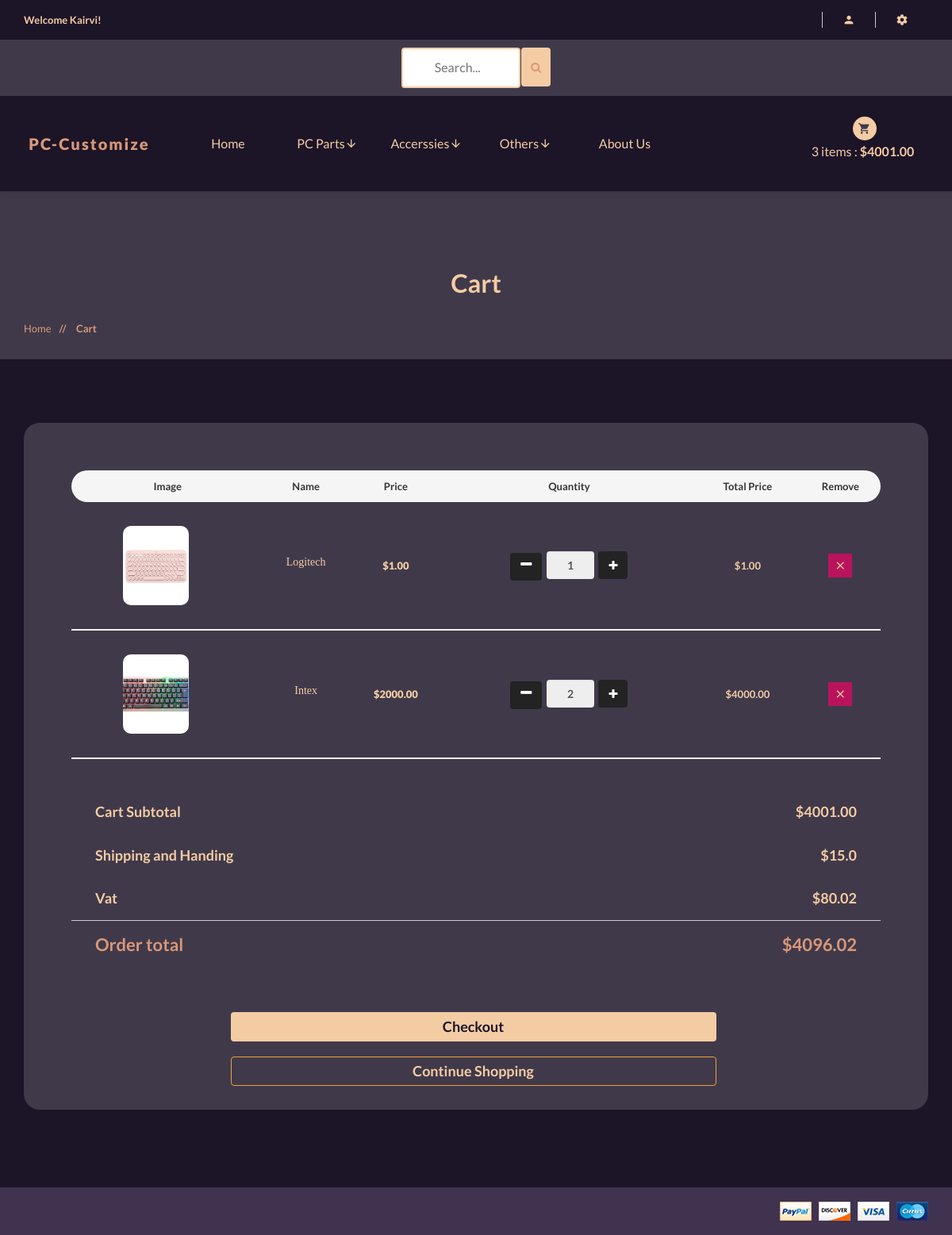
The page /cart/ (signed in) on the database its author committed.
### accounts/models.py (models this page shows, shortened)
class Account(AbstractBaseUser):
    first_name = models.CharField(max_length=50)
    last_name = models.CharField(max_length=50)
    username = models.CharField(max_length=50, unique=True)
    email = models.EmailField(max_length=100, unique=True)
    Phone_number = models.CharField(max_length=50)
    is_admin = models.BooleanField(default=False)
    is_staff = models.BooleanField(default=False)
    is_active = models.BooleanField(default=False)
    is_superadmin = models.BooleanField(default=False)
    date_joined_for_format = models.DateTimeField(auto_now_add=True)
    last_login_for_format  = models.DateTimeField(auto_now_add=True)
    USERNAME_FIELD = 'email'
    REQUIRED_FIELDS = ['username', 'first_name', 'last_name']
    objects = AccountManger()

### cart/models.py (models this page shows, shortened)
class CartItem(models.Model):
    user = models.ForeignKey(Account, on_delete=models.CASCADE, null=True )
    product = models.ForeignKey(Product, on_delete=models.CASCADE)
    variation = models.ManyToManyField(Variation, blank=True)
    cart = models.ForeignKey(Cart, on_delete=models.CASCADE, null=True)
    quantity = models.IntegerField()
    is_active = models.BooleanField(default=True)
    def sub_total(self):
        return self.product.price * self.quantity

### shop/models.py (models this page shows, shortened)
class Product(models.Model):
    category = models.ForeignKey(Category, on_delete=models.CASCADE)
    name = models.CharField(max_length=100, unique=True)
    slug = models.SlugField(max_length=100, unique=True)
    description = models.TextField(max_length=300, blank=True)
    price = models.DecimalField(max_digits=6, decimal_places=2)
    discount = models.DecimalField(max_digits=6, decimal_places=2, default=0.00)
    image = models.ImageField(upload_to='photos/products')
    stock = models.IntegerField()
    new = models.BooleanField(default=False)
    is_available = models.BooleanField(default=True)
    date_joined_for_format = models.DateTimeField(auto_now_add=True)
    last_login_for_format = models.DateTimeField(auto_now=True)
    def get_prodcut_details_url(self):
        return reverse('shop:product_details', args=[self.category.slug, self.slug])
    class Meta:
        verbose_name_plural = 'Products'
        ordering = ('-date_joined_for_format',)

### cart/views.py (the view)
# urls.py: path('', views.cart, name='cart'),
def cart(request, total_price=0, quantity=0, cart_items=None):
    grand_total = 0
    tax = 0
    try:
        if request.user.is_authenticated:
            cart_items = CartItem.objects.filter(user=request.user, is_active=True)
        else:
            cart = Cart.objects.get(cart_id=_cart_id(request))
            cart_items = CartItem.objects.filter(cart=cart, is_active=True)
        for cart_item in cart_items:
            total_price += (cart_item.product.price * cart_item.quantity)
            quantity += cart_item.quantity
    except ObjectDoesNotExist:
        pass
    tax = round(((2 * total_price)/100), 2)
    grand_total = total_price + tax
    handing = 15.00
    total = float(grand_total) + handing
    context = {
        'total' : total_price,
        'quantity': quantity,
        'cart_items':cart_items,
        'order_total':total,
        'vat' : tax,
        'handing':handing,
    }
    return render(request, 'shop/cart/cart.html', context)

### shop/context_processors.py (called while the page is built)
def category_list(request):
    return {
        'categories' : Category.objects.all(),
    }

### shop/models.py (called while the page is built)
    def get_category_slug_url(self):
        return reverse('shop:categries', args=[self.slug])

### templates/shop/cart/cart.html (shortened to what this page needs)
{% extends 'shop/shop/base.html' %}
{% load static %}
{% block content %}
<div  class="pages-title section-padding">
			<div  class="container">
				<div  style="background:#40394a" class="row">
					<div class="col-xs-12">
						<div class="pages-title-text text-center">
							<h2 style="color:#f4cca4">Cart</h2>
							<ul class="text-left">
								<li><a style="color:#d99879" href="\">Home </a></li>
								<li style="color:#d99879"><span> // </span>Cart</li>
							</ul>
						</div>
					</div>
				</div>
			</div>
		</div>
		{% if not cart_items %}
		<div style="font-size:18px; margin-bottom:300px;margin-top:30px" class="container alert alert-info text-center" role="alert">
		<b>Your Cart Is Empty,&nbsp;&nbsp; <a href="{% url 'shop:shop' %}" style="color:#21094e;text-decoration: underline;">Go To Shop<a></b>
		</div>
		{% else %}
		<section style="background:#1c1427" class="pages cart-page section-padding">
			<div class="container">
				<div class="row">
					<div class="col-xs-12">
						<div style="border-radius:20px;" class="table-responsive padding60">
							<table class="wishlist-table text-center">
								<thead>
									<tr>
										<th style="border-radius:20px 0 0 20px;">Image</th>
										<th>Name</th>
										<th>Price</th>
										<th>quantity</th>
										<th>Total Price</th>
										<th style="border-radius:0 20px 20px 0;">Remove</th>
									</tr>
								</thead>
								<tbody>
                                    {% for cart_item in cart_items %}
									<tr>
										<td class="td-img text-center">
											<a href="{{cart_item.product.get_prodcut_details_url}}"><img style="border-radius:10px;" width="100" height="100" src="{{cart_item.product.image.url}}" alt="Add Product" /></a>
										</td>
										<td>
										<div class="items-dsc">
											<h5><a href="{{cart_item.product.get_prodcut_details_url}}">{{cart_item.product.name}}</a></h5>
										</div>
										</td>
										<td>${{cart_item.product.price}}</td>
										<td>
										<div class="plus-minus" >
										<form style="" action="{% url 'cart:add_cart' cart_item.product.id %}" method="POST">
											<a style="background:#232323;color:#fff;height:35px;margin-top:-5px;width:40px; border-radius: 4px;" href="{% url 'cart:remove_cart' cart_item.product.id cart_item.id %}" ><i class="fa fa-minus"></i></a>
											<input style=" height:35px"  class="form-control" value="{{cart_item.quantity}}" readonly>
											<button style="background:#232323;color:#fff; height:35px; margin-top:-3px " class="btn btn-light" type="submit" id="button-minus"> <i class="fa fa-plus"></i> </button>
											</form>
										</div>
										</td>
										<td >
											<strong style="color:#f4cca4">${{cart_item.sub_total}}</strong>
										</td>
										<td ><a href="{% url 'cart:remove_cart_item' cart_item.product.id cart_item.id %}" ><i style="background:#ba135d;color:#f4cca4" onclick="return confirm('Are you really want delete this?')" class="mdi mdi-close"></i></a></td>
									</tr>
									{% endfor %}
								</tbody>
							</table><br><br><br>
							<div class="cart-form-text pay-details table-responsive">
								<table>
									<tbody style="color:#f4cca4">
										<tr>
											<th style="font-size:18px">Cart Subtotal</th>
											<td style="font-size:18px">${{total}}</td>
										</tr>
										<tr>
											<th style="font-size:18px">Shipping and Handing</th>
											<td style="font-size:18px">${{handing}}</td>
										</tr>
										<tr>
											<th style="font-size:18px">Vat</th>
											<td style="font-size:18px">${{vat}}</td>
										</tr>
									</tbody>
									<tfoot>
										<tr>
											<th style="color:#d99879; font-size:22px" class="tfoot-padd">Order total</th>
											<td style="color:#d99879; font-size:22px" class="tfoot-padd">${{order_total}}</td>
										</tr>
									</tfoot>
								</table>
								<br><br><br>
								<div  class="list-btn text-center">
									<a href="{% url 'orders:checkout' %}" class="btn" style="background:#f4cca4;color:#1c1427; text-transform:capitalize; font-size:18px; width:60%"><b>Checkout</b></a><br><br>
									<a href="{% url 'shop:shop' %}" class="btn btn-warning"    style=" background:none;color:#f4cca4; text-transform:capitalize; font-size:18px; width:60%">continue shopping</a>
								</div>
							</div>
						</div>
					</div>
				</div>
                <br>
			</div>
		</section>
		{% endif %}
{% endblock content %}

### templates/shop/shop/base.html (shortened to what this page needs)
{% load static %}
<!doctype html>
<html class="no-js" lang="">
<head>
    <link rel="stylesheet" href="{% static 'css/bootstrap.min.css' %}">
    <link rel="stylesheet" href="{% static 'css/animate.css' %}">
    <link rel="stylesheet" href="{% static 'css/materialdesignicons.min.css' %}">
    <link rel="stylesheet" href="{% static 'css/jquery.simpleLens.css' %}">
    <link rel="stylesheet" href="{% static 'css/jquery-ui.min.css' %}">
    <link rel="stylesheet" href="{% static 'css/meanmenu.min.css' %}">
    <link rel="stylesheet" href="{% static 'css/nivo-slider.css' %}">
    <link rel="stylesheet" href="{% static 'css/owl.carousel.css' %}">
    <link rel="stylesheet" href="{% static 'css/style.css' %}">
    <link rel="stylesheet" href="{% static 'css/responsive.css' %}">
    <link rel="stylesheet" href="https://cdnjs.cloudflare.com/ajax/libs/font-awesome/4.7.0/css/font-awesome.min.css">
</head>
<body style="background:#40394a">
    <header style="background:#1c1427" class="header-one header-two">
        <div style="background:#1c1427" class="header-top-two">
            <div class="container text-center">
                <div class="row">
                    <div class="col-sm-12">
                        <div class="middel-top">
                            {% if user.id is None %}
                            <div class="left floatleft">
                                <p style="color:#f4cca4"><b>Welcome Everyone..!</b></p>
                            </div>
                            {% else %}
                            <div class="left floatleft">
                                <p style="color:#f4cca4"><b>Welcome {{user.first_name | capfirst}}!</b></p>
                            </div>
                            {% endif %}
                        </div>
                        <div class="middel-top clearfix">
                            <ul class="clearfix right floatright">
                                <li>
                                    <a style="color:#f4cca4" href="#"><i class="mdi mdi-account"></i></a>
                                </li>
                                <li>
                                    <a style="color:#f4cca4" href="#"><i class="mdi mdi-settings"></i></a>
                                </li>
                            </ul>
                            </div>
                        </div>
                    </div>
                </div>
            </div>
        <div style="background:#40394a">
            <div class="container text-center">
                <div class="row">
                    <div class="col-sm-12">
                        <form id="searchh" action="{% url 'shop:search' %}" method="GET">
                        <input  type="text" name="keyword" placeholder="Search...">
                        <button style="height:49px; margin-bottom:6px; background:#f4cca4;margin-left:-1px;border:None "  class="btn btn-warning" type="submit">
                           <i style="color:#d99879" class="fa fa-search"></i>
                        </button>
                        </form>
                    </div>
                </div>
            </div>
        </div>
        <div class="container text-center">
            <div class="row">
                <div class="col-sm-2">
                    <div class="logo">
                        <a style="color:#f4cca4;font-weight: 800;" href="\"><span
                                style="color:#d99879">PC-Customize</a>
                    </div>
                </div>
                <div class="col-sm-8">
                    <div class="header-middel">
                        <div class="mainmenu">
                            <nav >
                                <ul>
                                    <li ><a href="\">Home</a></li>
                                    <li><a href="#">PC Parts<i class="mdi mdi-arrow-down"></i></a>
                                    </li>
                                    <li><a href="#">Accerssies<i class="mdi mdi-arrow-down"></i></a>
                                    </li>
                                    <li><a href="#">Others<i class="mdi mdi-arrow-down"></i></a>
                                    </li>
                                    <li><a href="about.html">About us</a></li>
                                </ul>
                            </nav>
                        </div>
                    </div>
                </div>
                <div class="col-sm-2">
                    <div class="cart-itmes">
                        <a class="cart-itme-a" href="{% url 'cart:cart' %}">
                            <i class="mdi mdi-cart"></i>
                            {{quantityyy}} items : <strong>${{totalll}}</strong>
                        </a>
                    </div>
                </div>
            </div>
        </div>
    </header>
    <br>
    {% block content %}
    {% endblock content %}
    <footer>
        <div  style="background:#3f3350" class="footer-bottom">
            <div class="container">
                <div class="row">
                    <div class="col-xs-12 col-sm-6">
                    </div>
                    <div class="col-xs-12 col-sm-6 text-right">
                        <a href="#"><img src="{% static 'img/footer/payment.png' %}" alt="" /></a>
                    </div>
                </div>
            </div>
        </div>
    </footer>
</body>
</html>

### templates/shop/shop/base.html (style rules this page uses)
#searchh input[type=text] { width: 150px; margin-top:10px; margin-bottom:10px; box-sizing: border-box; border: 2px solid #f4cca4; border-radius: 4px; font-size: 16px; color:#1c1427; background-color: #fff; background-position: 10px 10px; background-repeat: no-repeat; padding: 12px 20px 12px 40px; -webkit-transition: width 0.4s ease-in-out; transition: width 0.4s ease-in-out; }

### rows shown on the page
Account: first_name "Kairvi"
CartItem: product.image (picture), product.name "Logitech", product.price "1.00", quantity "1", sub_total "1.00"
CartItem: product.image (picture), product.name "Intex", product.price "2000.00", quantity "2", sub_total "4000.00"

### other values the page prints
{{ quantityyy }} "3"
{{ totalll }} "4001.00"
{{ total }} "4001.00"
{{ handing }} "15.0"
{{ vat }} "80.02"
{{ order_total }} "4096.02"
